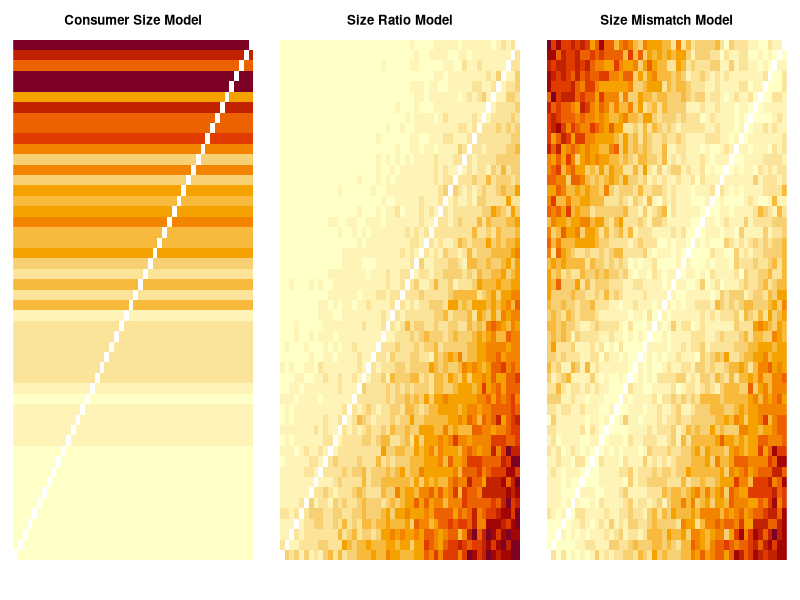

This figure's R source:
## ---- chunk 1

library(tidyverse)
library(tidygraph)
library(ggraph)
library(patchwork)

# graphs
graph_theme = theme(
  # panels
  panel.background = element_rect(
    color  = 'black', 
    fill   = '#ffffffff', 
    size   = 1 ), 
  panel.grid = element_blank( ), 
  panel.spacing = unit(15, 'pt'), 
  # axes
  axis.ticks  = element_line(
    color = 'black', 
    size  = 0.5 ), 
  axis.ticks.length = unit(2, 'mm'), 
  axis.text = element_text(color='black'), 
  # strips
  strip.background = element_rect(
    color = '#ffffffff', 
    fill  = '#ffffffff',), 
  strip.text = element_text(
    color  = 'black', 
    vjust  = 1.2,
    hjust  = 0,
    size   = 10, 
    margin = unit( c(4,0,4,0), 'mm') ), 
  # title
  plot.title = element_text(
    size  = 14, 
    hjust = 0, 
    vjust = 3),
  # legend 
  legend.key = element_blank()
)

theme_set(graph_theme)
## ---- chunk 2
# Setup
set.seed(666)
inv_logit <- function(x) exp(x) / (1 + exp(x))

# Parameters 
N = 50
mu_p = -2
sigma_p = 0.25
bM = bR = bA = 0.5

# Body mass 
mass = exp(seq(log(0.01), log(1000), length.out = N))
M = log10(mass)

# Pairwise matrices 
Bi = matrix(M, N, N)
Bj = t(Bi)

# Covariates 
ratio = Bi - Bj
mismatch = abs(Bi - Bj)

# Noise 
eps = matrix(rnorm(N*N, 0, sigma_p), N, N)

# (1) Consumer Size Model 
pM = inv_logit(mu_p + bM * M + rnorm(N, 0, sigma_p))
pM_mat = matrix(pM, N, N, byrow = T)
diag(pM_mat) = NA

# (2) Size Ratio Model 
pR_mat = inv_logit(mu_p + bR * ratio + eps)
diag(pR_mat) = NA

# (3) Size Mismatch Model 
pA_mat = inv_logit(mu_p + bA * mismatch + eps)
diag(pA_mat) = NA

# Data for plotting 
dat = data.frame(
  consumer_mass = as.vector(Bi), 
  resource_mass = as.vector(Bj), 
  size_ratio    = as.vector(ratio), 
  size_mismatch = as.vector(mismatch), 
  p_consumer    = as.vector(pM_mat), 
  p_ratio       = as.vector(pR_mat),
  p_mismatch    = as.vector(pA_mat)
)
## ---- chunk 3
order_idx = order(M)

par(mfrow=c(1,3), mar=c(3,1,3,1))
image(pM_mat[order_idx, order_idx], 
      main='Consumer Size Model', 
      xlab='Resource', ylab='Consumer', 
      axes=F)
image(pR_mat[order_idx, order_idx], 
      main='Size Ratio Model', 
      xlab='Resource', ylab='', 
      axes=F)
image(pA_mat[order_idx, order_idx], 
      main='Size Mismatch Model', 
      xlab='Resource', ylab='', 
      axes=F)
